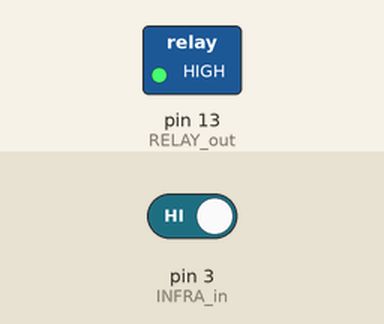
This sketch was run on a simulated Arduino Uno, built with avr-gcc and run on an emulated ATmega328P. Shown: switched loads named in the sketch (green lamp = pin HIGH). The test bench sets the inputs (shaded band); at power-on: pin 3 (INFRA_in) HIGH.

Above: at 1.8 s.
1.9 s: pin 3 (INFRA_in) driven LOW
At 2.4 s:
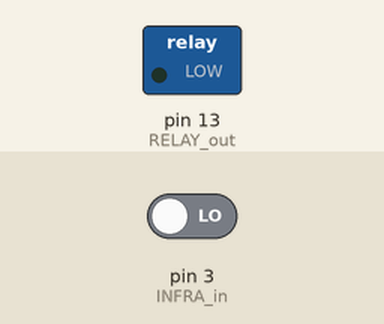
Timing chart, 0 to 4.9 s (numbered marks = the images above; inputs shaded):
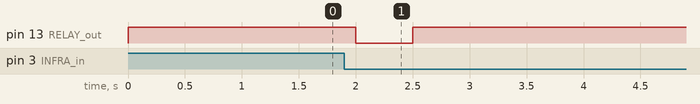

The sketch:

fluid_dispenser.ino
```cpp
#define INFRA_in 3
#define RELAY_out 13

void setup()
{
  pinMode(INFRA_in, INPUT);
  pinMode(RELAY_out, OUTPUT);
  Serial.begin(9600);
}

int iterations = 0;

void loop()
{
  if (digitalRead(INFRA_in) == LOW)
  {
    ++iterations;

    if (iterations >= 2)
    {
      digitalWrite(RELAY_out, HIGH);
    }
    else
    {
      digitalWrite(RELAY_out, LOW);
    }
  }
  else
  {
    iterations = 0;
    digitalWrite(RELAY_out, HIGH);
  }
  delay(500);
}
```

Measured:
- after the input at 1.9 s, pin 13 (RELAY_out): HIGH → LOW after 0.10 s, → HIGH 0.50 s later
